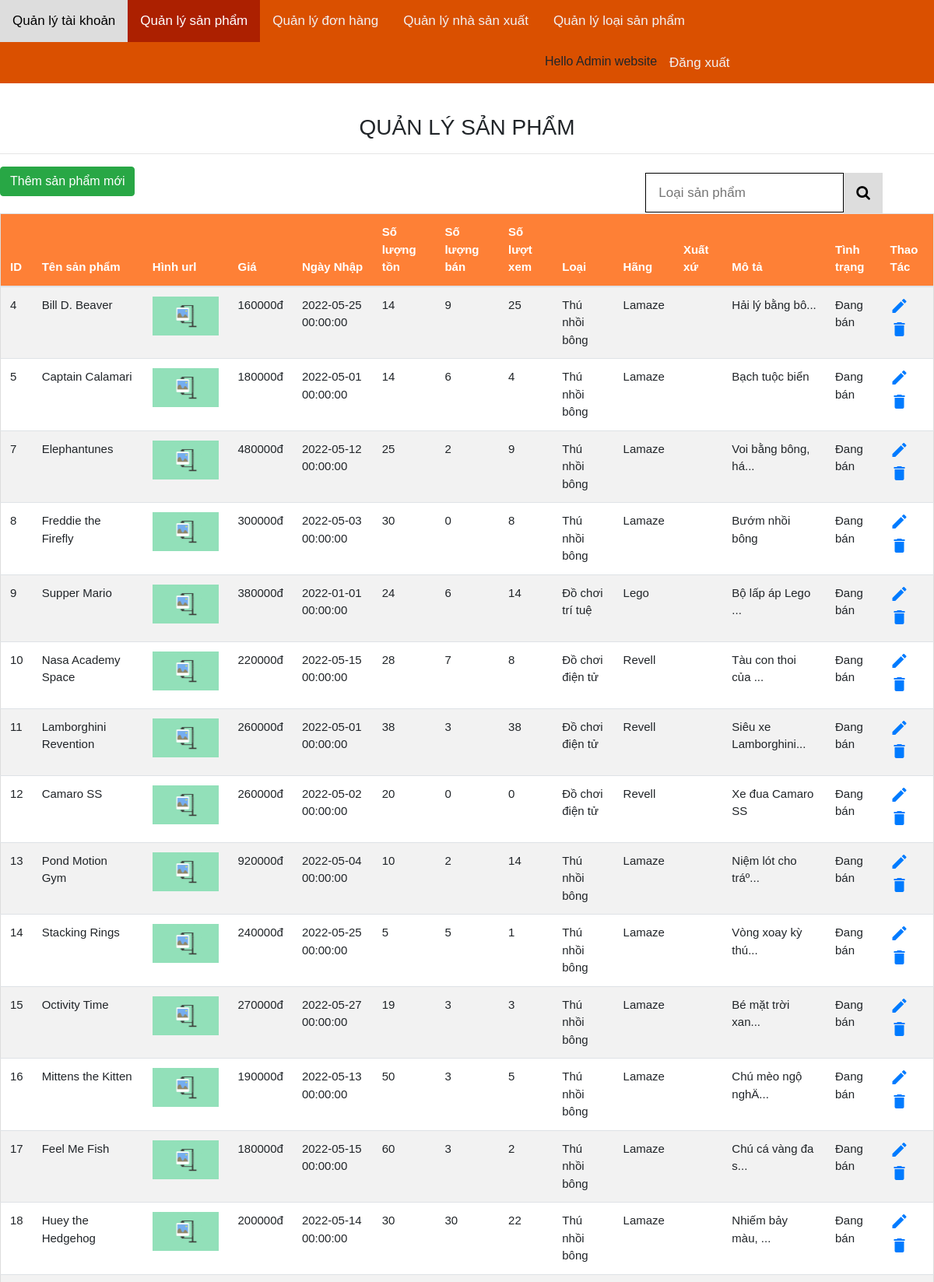
The page /admin/index.php?c=2 (signed in, upper part) on the database its author committed.
### tables this page shows
CREATE TABLE IF NOT EXISTS `SanPham` (
  `MaSanPham` int(11) NOT NULL AUTO_INCREMENT,
  `TenSanPham` varchar(45) DEFAULT NULL,
  `HinhURL` varchar(45) DEFAULT NULL,
  `GiaSanPham` int(11) DEFAULT NULL,
  `NgayNhap` datetime DEFAULT NULL,
  `SoLuongNhap` int(11) DEFAULT NULL,
  `SoLuongTon` int(11) DEFAULT NULL,
  `SoLuongBan` int(11) DEFAULT NULL,
  `SoLuotXem` int(11) DEFAULT NULL,
  `XuatXu` varchar(45) DEFAULT NULL,
  `MoTa` text,
  `BiXoa` tinyint(1) DEFAULT '0',
  `MaLoaiSanPham` int(11) NOT NULL,
  `MaHangSanXuat` int(11) NOT NULL,
  PRIMARY KEY (`MaSanPham`),
  KEY `fk_SanPham_LoaiSanPham1_idx` (`MaLoaiSanPham`),
  KEY `fk_SanPham_HangSanXuat1_idx` (`MaHangSanXuat`)
);

CREATE TABLE IF NOT EXISTS `LoaiSanPham` (
  `MaLoaiSanPham` int(11) NOT NULL AUTO_INCREMENT,
  `TenLoaiSanPham` varchar(64) DEFAULT NULL,
  `BiXoa` tinyint(1) DEFAULT '0',
  PRIMARY KEY (`MaLoaiSanPham`)
);

CREATE TABLE IF NOT EXISTS `HangSanXuat` (
  `MaHangSanXuat` int(11) NOT NULL AUTO_INCREMENT,
  `TenHangSanXuat` varchar(64) DEFAULT NULL,
  `LogoURL` varchar(45) DEFAULT NULL,
  `BiXoa` tinyint(1) DEFAULT '0',
  PRIMARY KEY (`MaHangSanXuat`)
);

### lib/DataProvider.php (called while the page is built, shortened)
<?php
    class DataProvider
    {
        public static function ExecuteQuery($sql)
        {
            $connection = mysqli_connect('localhost', 'shop', 'Shop#2022', 'MeShop') or die("couldn't connect to localhost");
            mysqli_query($connection, "set names 'utf8'");
            $result = mysqli_query($connection, $sql);
            return $result;
        }
    }
?>

### admin/pages/qlSanPham/pDanhSach.php (the view, shortened to what this page needs)
<a href="index.php?c=2&a=2" role="button" class="btn btn-success">
    Thêm sản phẩm mới
</a>
<div class="search-container">
    <form action="index.php" method="GET">
        <input type="text" placeholder="Loại sản phẩm" name="txtSearch">
        <button type="submit"><i class="fa fa-search"></i></button>
    </form>
</div>
<table class="table table-striped table-hover" id="myTable">
    <thead>
        <tr class="bg-danger" style="color: white;">
            <th scope="col">ID</th>
            <th scope="col">Tên sản phẩm</th>
            <th scope="col">Hình url</th>
            <th scope="col">Giá</th>
            <th scope="col">Ngày Nhập</th>
            <th scope="col">Số lượng tồn</th>
            <th scope="col">Số lượng bán</th>
            <th scope="col">Số lượt xem</th>
            <th scope="col">Loại</th>
            <th scope="col">Hãng</th>
            <th scope="col">Xuất xứ</th>
            <th scope="col">Mô tả</th>
            <th scope="col">Tình trạng</th>
            <th scope="col">Thao Tác</th>
        </tr>
    </thead>
    <tbody>
        <?php
        if(isset($_GET["txtSearch"]))
        {
            $ten = $_GET["txtSearch"];
            $sql = "SELECT s.MaSanPham, s.TenSanPham, s.HinhURL, s.GiaSanPham, s.NgayNhap
            , s.SoLuongTon, s.SoLuongBan, s.SoLuotXem, s.XuatXu, s.MoTa, s.BiXoa, l.TenLoaiSanPham,
            h.TenHangSanXuat
            FROM SanPham s, LoaiSanPham l, HangSanXuat h WHERE s.MaLoaiSanPham = l.MaLoaiSanPham
            AND s.MaHangSanXuat=h.MaHangSanXuat and (s.TenSanPham LIKE '%$ten%' OR l.TenLoaiSanPham = '%$ten%'OR  h.TenHangSanXuat = '%$ten%') ORDER BY s.MaSanPham ASC";
        }
        else{
            $sql = "SELECT s.MaSanPham, s.TenSanPham, s.HinhURL, s.GiaSanPham, s.NgayNhap
            , s.SoLuongTon, s.SoLuongBan, s.SoLuotXem, s.XuatXu, s.MoTa, s.BiXoa, l.TenLoaiSanPham,
            h.TenHangSanXuat
            FROM SanPham s, LoaiSanPham l, HangSanXuat h WHERE s.MaLoaiSanPham = l.MaLoaiSanPham
            AND s.MaHangSanXuat=h.MaHangSanXuat ORDER BY s.MaSanPham ASC";
        }
        $result = DataProvider::ExecuteQuery($sql);
        while ($row = mysqli_fetch_array($result)) {
        ?>
            <tr>
                <td><?php echo $row["MaSanPham"]; ?></td>
                <td><?php echo $row["TenSanPham"]; ?></td>
                <td>
                    <img src="../image/<?php echo $row["HinhURL"]; ?>" height="50">
                </td>
                <td><?php echo $row["GiaSanPham"]; ?>đ</td>
                <td><?php echo $row["NgayNhap"]; ?></td>
                <td><?php echo $row["SoLuongTon"]; ?></td>
                <td><?php echo $row["SoLuongBan"]; ?></td>
                <td><?php echo $row["SoLuotXem"]; ?></td>
                <td><?php echo $row["TenLoaiSanPham"]; ?></td>
                <td><?php echo $row["TenHangSanXuat"]; ?></td>
                <td><?php echo $row["XuatXu"]; ?></td>
                <td>
                    <?php
                    if (strlen($row["MoTa"]) > 20)
                        $sMoTa = substr($row["MoTa"], 0, 20) . "...";
                    else
                        $sMoTa = $row["MoTa"];
                    echo $sMoTa;
                    ?>
                </td>
                <td>
                    <?php
                    if ($row["BiXoa"] == 1)
                        echo "Khóa";
                    else
                        echo "Đang bán";
                    ?>
                </td>
                <td class="action">
                    <a href="index.php?c=2&a=3&id=<?php echo $row["MaSanPham"]; ?>"><i class="material-icons update">&#xE254;</i></a>
                    <a href="pages/qlSanPham/xlXoa.php?id=<?php echo $row["MaSanPham"]; ?>"><i class="material-icons remove">&#xE872;</i></a>
                </td>
            </tr>
        <?php
        }
        ?>
    </tbody>
</table>

### admin/css/styles.css (style rules this page uses)
* { box-sizing: border-box; }
body, html { height: 100%; margin: 0; font-family: Arial; }
table { border-collapse: collapse; border-spacing: 0; width: 100%; border: 1px solid #ddd; margin-top: 20px; margin-bottom: 20px; }
th { background-color: #fe8036; color: white; }
th, td { font-size: 15px; }
tr:nth-child(even) { background-color: white; }
.action a { display: inline-block; cursor: pointer; }
.search-container { float: right; margin-right: 50px; }
.search-container input[type="text"] { padding: 12px 16px; margin-top: 8px; font-size: 17px; border: 1px solid black; }
.search-container button { float: right; padding: 12px 16px; margin-top: 8px; margin-right: 16px; background: #ddd; font-size: 19px; border: none; cursor: pointer; }

### rows shown on the page
sanpham: MaSanPham "4", TenSanPham "Bill D. Beaver", HinhURL (picture), GiaSanPham "160000", NgayNhap "2022-05-25 00:00:00", SoLuongTon "14", SoLuongBan "9", SoLuotXem "25", MaLoaiSanPham.TenLoaiSanPham "Thú nhồi bông", MaHangSanXuat.TenHangSanXuat "Lamaze", MoTa "Hải lý bằng bô...", BiXoa "Đang bán"
sanpham: MaSanPham "5", TenSanPham "Captain Calamari", HinhURL (picture), GiaSanPham "180000", NgayNhap "2022-05-01 00:00:00", SoLuongTon "14", SoLuongBan "6", SoLuotXem "4", MaLoaiSanPham.TenLoaiSanPham "Thú nhồi bông", MaHangSanXuat.TenHangSanXuat "Lamaze", MoTa "Bạch tuộc biển", BiXoa "Đang bán"
sanpham: MaSanPham "7", TenSanPham "Elephantunes", HinhURL (picture), GiaSanPham "480000", NgayNhap "2022-05-12 00:00:00", SoLuongTon "25", SoLuongBan "2", SoLuotXem "9", MaLoaiSanPham.TenLoaiSanPham "Thú nhồi bông", MaHangSanXuat.TenHangSanXuat "Lamaze", MoTa "Voi bằng bông, há...", BiXoa "Đang bán"
sanpham: MaSanPham "8", TenSanPham "Freddie the Firefly", HinhURL (picture), GiaSanPham "300000", NgayNhap "2022-05-03 00:00:00", SoLuongTon "30", SoLuongBan "0", SoLuotXem "8", MaLoaiSanPham.TenLoaiSanPham "Thú nhồi bông", MaHangSanXuat.TenHangSanXuat "Lamaze", MoTa "Bướm nhồi bông", BiXoa "Đang bán"
sanpham: MaSanPham "9", TenSanPham "Supper Mario", HinhURL (picture), GiaSanPham "380000", NgayNhap "2022-01-01 00:00:00", SoLuongTon "24", SoLuongBan "6", SoLuotXem "14", MaLoaiSanPham.TenLoaiSanPham "Đồ chơi trí tuệ", MaHangSanXuat.TenHangSanXuat "Lego", MoTa "Bộ lấp áp Lego ...", BiXoa "Đang bán"
sanpham: MaSanPham "10", TenSanPham "Nasa Academy Space", HinhURL (picture), GiaSanPham "220000", NgayNhap "2022-05-15 00:00:00", SoLuongTon "28", SoLuongBan "7", SoLuotXem "8", MaLoaiSanPham.TenLoaiSanPham "Đồ chơi điện tử", MaHangSanXuat.TenHangSanXuat "Revell", MoTa "Tàu con thoi của ...", BiXoa "Đang bán"
sanpham: MaSanPham "11", TenSanPham "Lamborghini Revention", HinhURL (picture), GiaSanPham "260000", NgayNhap "2022-05-01 00:00:00", SoLuongTon "38", SoLuongBan "3", SoLuotXem "38", MaLoaiSanPham.TenLoaiSanPham "Đồ chơi điện tử", MaHangSanXuat.TenHangSanXuat "Revell", MoTa "Siêu xe Lamborghini...", BiXoa "Đang bán"
sanpham: MaSanPham "12", TenSanPham "Camaro SS", HinhURL (picture), GiaSanPham "260000", NgayNhap "2022-05-02 00:00:00", SoLuongTon "20", SoLuongBan "0", SoLuotXem "0", MaLoaiSanPham.TenLoaiSanPham "Đồ chơi điện tử", MaHangSanXuat.TenHangSanXuat "Revell", MoTa "Xe đua Camaro SS", BiXoa "Đang bán"
sanpham: MaSanPham "13", TenSanPham "Pond Motion Gym", HinhURL (picture), GiaSanPham "920000", NgayNhap "2022-05-04 00:00:00", SoLuongTon "10", SoLuongBan "2", SoLuotXem "14", MaLoaiSanPham.TenLoaiSanPham "Thú nhồi bông", MaHangSanXuat.TenHangSanXuat "Lamaze", MoTa "Niệm lót cho tráº...", BiXoa "Đang bán"
sanpham: MaSanPham "14", TenSanPham "Stacking Rings", HinhURL (picture), GiaSanPham "240000", NgayNhap "2022-05-25 00:00:00", SoLuongTon "5", SoLuongBan "5", SoLuotXem "1", MaLoaiSanPham.TenLoaiSanPham "Thú nhồi bông", MaHangSanXuat.TenHangSanXuat "Lamaze", MoTa "Vòng xoay kỳ thú...", BiXoa "Đang bán"
sanpham: MaSanPham "15", TenSanPham "Octivity Time", HinhURL (picture), GiaSanPham "270000", NgayNhap "2022-05-27 00:00:00", SoLuongTon "19", SoLuongBan "3", SoLuotXem "3", MaLoaiSanPham.TenLoaiSanPham "Thú nhồi bông", MaHangSanXuat.TenHangSanXuat "Lamaze", MoTa "Bé mặt trời xan...", BiXoa "Đang bán"
sanpham: MaSanPham "16", TenSanPham "Mittens the Kitten", HinhURL (picture), GiaSanPham "190000", NgayNhap "2022-05-13 00:00:00", SoLuongTon "50", SoLuongBan "3", SoLuotXem "5", MaLoaiSanPham.TenLoaiSanPham "Thú nhồi bông", MaHangSanXuat.TenHangSanXuat "Lamaze", MoTa "Chú mèo ngộ nghÄ...", BiXoa "Đang bán"
sanpham: MaSanPham "17", TenSanPham "Feel Me Fish", HinhURL (picture), GiaSanPham "180000", NgayNhap "2022-05-15 00:00:00", SoLuongTon "60", SoLuongBan "3", SoLuotXem "2", MaLoaiSanPham.TenLoaiSanPham "Thú nhồi bông", MaHangSanXuat.TenHangSanXuat "Lamaze", MoTa "Chú cá vàng đa s...", BiXoa "Đang bán"
sanpham: MaSanPham "18", TenSanPham "Huey the Hedgehog", HinhURL (picture), GiaSanPham "200000", NgayNhap "2022-05-14 00:00:00", SoLuongTon "30", SoLuongBan "30", SoLuotXem "22", MaLoaiSanPham.TenLoaiSanPham "Thú nhồi bông", MaHangSanXuat.TenHangSanXuat "Lamaze", MoTa "Nhiếm bảy màu, ...", BiXoa "Đang bán"

### other values the page prints
$_SESSION["TenHienThi"] "Admin website"
